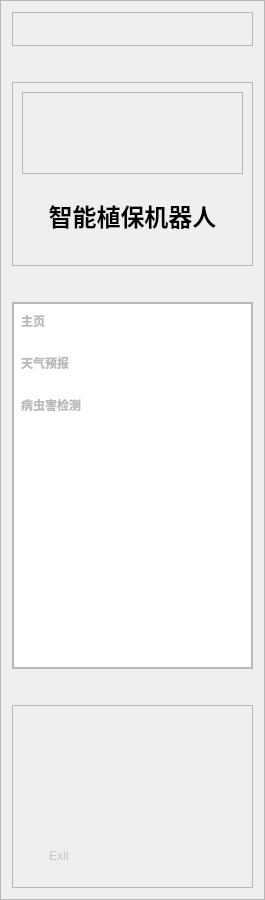
      <widget class="QFrame" name="frame_3">
       <property name="geometry">
        <rect>
         <x>0</x>
         <y>0</y>
         <width>265</width>
         <height>900</height>
        </rect>
       </property>
       <property name="minimumSize">
        <size>
         <width>265</width>
         <height>900</height>
        </size>
       </property>
       <property name="maximumSize">
        <size>
         <width>265</width>
         <height>900</height>
        </size>
       </property>
       <property name="frameShape">
        <enum>QFrame::StyledPanel</enum>
       </property>
       <property name="frameShadow">
        <enum>QFrame::Raised</enum>
       </property>
       <layout class="QVBoxLayout" name="verticalLayout_12" stretch="0,1,2,1">
        <property name="spacing">
         <number>36</number>
        </property>
        <item>
         <widget class="QFrame" name="frame_7">
          <property name="frameShape">
           <enum>QFrame::StyledPanel</enum>
          </property>
          <property name="frameShadow">
           <enum>QFrame::Raised</enum>
          </property>
          <layout class="QHBoxLayout" name="horizontalLayout_17">
           <property name="spacing">
            <number>0</number>
           </property>
           <property name="leftMargin">
            <number>0</number>
           </property>
           <property name="topMargin">
            <number>0</number>
           </property>
           <property name="rightMargin">
            <number>0</number>
           </property>
           <property name="bottomMargin">
            <number>0</number>
           </property>
           <item>
            <widget class="QWidget" name="widget_7" native="true">
             <property name="minimumSize">
              <size>
               <width>0</width>
               <height>32</height>
              </size>
             </property>
             <property name="maximumSize">
              <size>
               <width>16777215</width>
               <height>32</height>
              </size>
             </property>
             <property name="styleSheet">
              <string notr="true">image: url(:/svg/Morikawa/01_Data/img/logo/443px.png);</string>
             </property>
            </widget>
           </item>
          </layout>
         </widget>
        </item>
        <item>
         <widget class="QFrame" name="frame_8">
          <property name="frameShape">
           <enum>QFrame::StyledPanel</enum>
          </property>
          <property name="frameShadow">
           <enum>QFrame::Raised</enum>
          </property>
          <layout class="QVBoxLayout" name="verticalLayout_11">
           <property name="spacing">
            <number>0</number>
           </property>
           <item>
            <widget class="QFrame" name="frame_12">
             <property name="frameShape">
              <enum>QFrame::StyledPanel</enum>
             </property>
             <property name="frameShadow">
              <enum>QFrame::Raised</enum>
             </property>
             <layout class="QHBoxLayout" name="horizontalLayout_14">
              <property name="spacing">
               <number>0</number>
              </property>
              <property name="leftMargin">
               <number>0</number>
              </property>
              <property name="topMargin">
               <number>0</number>
              </property>
              <property name="rightMargin">
               <number>0</number>
              </property>
              <property name="bottomMargin">
               <number>0</number>
              </property>
             </layout>
            </widget>
           </item>
           <item>
            <widget class="QLabel" name="label_23">
             <property name="font">
              <font>
               <pointsize>18</pointsize>
               <weight>75</weight>
               <bold>true</bold>
              </font>
             </property>
             <property name="text">
              <string>智能植保机器人</string>
             </property>
             <property name="alignment">
              <set>Qt::AlignCenter</set>
             </property>
            </widget>
           </item>
          </layout>
         </widget>
        </item>
        <item>
         <widget class="QFrame" name="frame_9">
          <property name="frameShape">
           <enum>QFrame::StyledPanel</enum>
          </property>
          <property name="frameShadow">
           <enum>QFrame::Raised</enum>
          </property>
          <layout class="QHBoxLayout" name="horizontalLayout_15">
           <property name="spacing">
            <number>0</number>
           </property>
           <property name="leftMargin">
            <number>0</number>
           </property>
           <property name="topMargin">
            <number>0</number>
           </property>
           <property name="rightMargin">
            <number>0</number>
           </property>
           <property name="bottomMargin">
            <number>0</number>
           </property>
           <item>
            <widget class="QListWidget" name="listWidget_2">
             <property name="font">
              <font>
               <weight>75</weight>
               <bold>true</bold>
              </font>
             </property>
             <property name="focusPolicy">
              <enum>Qt::NoFocus</enum>
             </property>
             <property name="styleSheet">
              <string notr="true">QListView {

}
QListView::item{
background-color: transparent;
	color: rgb(184, 184, 184);
padding:8px;
padding-left:4px;
margin-bottom:8px;
}
QListView::item:hover {
border-radius:8px;
	background-color: rgb(240, 240, 240)

}
QListView::item:selected {
	background-color: rgb(239, 239, 239);
	color: rgb(12, 20, 36);
border-radius:8px;
}
</string>
             </property>
             <property name="verticalScrollBarPolicy">
              <enum>Qt::ScrollBarAlwaysOff</enum>
             </property>
             <property name="horizontalScrollBarPolicy">
              <enum>Qt::ScrollBarAlwaysOff</enum>
             </property>
             <property name="currentRow">
              <number>-1</number>
             </property>
             <item>
              <property name="text">
               <string>主页</string>
              </property>
              <property name="icon">
               <iconset resource="resources.qrc">
                <normaloff>:/svg/img/svg/主页.png</normaloff>:/svg/img/svg/主页.png</iconset>
              </property>
             </item>
             <item>
              <property name="text">
               <string>天气预报</string>
              </property>
              <property name="icon">
               <iconset resource="resources.qrc">
                <normaloff>:/svg/img/svg/联系人.png</normaloff>:/svg/img/svg/联系人.png</iconset>
              </property>
             </item>
             <item>
              <property name="text">
               <string>病虫害检测</string>
              </property>
              <property name="icon">
               <iconset resource="resources.qrc">
                <normaloff>:/svg/img/svg/博士帽.png</normaloff>:/svg/img/svg/博士帽.png</iconset>
              </property>
             </item>
            </widget>
           </item>
          </layout>
         </widget>
        </item>
        <item>
         <widget class="QFrame" name="frame_10">
          <property name="frameShape">
           <enum>QFrame::StyledPanel</enum>
          </property>
          <property name="frameShadow">
           <enum>QFrame::Raised</enum>
          </property>
          <layout class="QHBoxLayout" name="horizontalLayout_16">
           <property name="spacing">
            <number>0</number>
           </property>
           <property name="leftMargin">
            <number>24</number>
           </property>
           <property name="topMargin">
            <number>0</number>
           </property>
           <property name="bottomMargin">
            <number>12</number>
           </property>
           <item alignment="Qt::AlignBottom">
            <widget class="QPushButton" name="pushButton_4">
             <property name="styleSheet">
              <string notr="true">QPushButton{
	color: rgb(199, 199, 199);
	border:none;
	text-align:left;
	padding:12px;
}

QPushButton:hover {
	border-radius:8px;
	background-color: rgb(240, 240, 240)
}</string>
             </property>
             <property name="text">
              <string>Exit</string>
             </property>
             <property name="icon">
              <iconset resource="resources.qrc">
               <normaloff>:/buttom/img/buttom/退出.png</normaloff>:/buttom/img/buttom/退出.png</iconset>
             </property>
            </widget>
           </item>
          </layout>
         </widget>
        </item>
       </layout>
      </widget>
